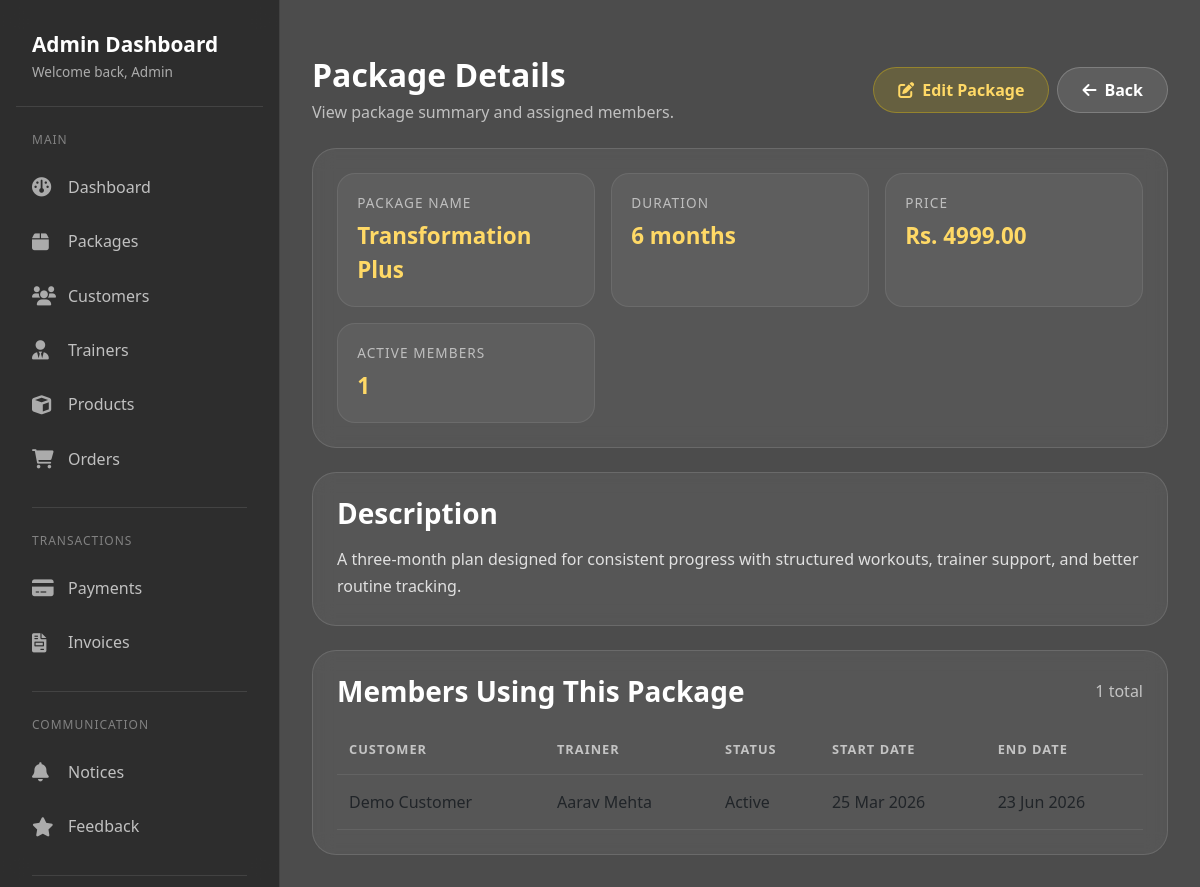
/view_package/10/ (signed in), run on the app's committed database.
### Fit/models.py (models this page shows)
class Package(models.Model):
    name = models.CharField(max_length=100)
    duration_months = models.IntegerField()
    price = models.DecimalField(max_digits=10, decimal_places=2)
    description = models.TextField()

class Membership(models.Model):
    customer = models.ForeignKey(User, on_delete=models.CASCADE)
    package = models.ForeignKey(Package, on_delete=models.CASCADE,default=True)
    trainer = models.ForeignKey(Trainer, on_delete=models.SET_NULL, null=True)
    start_date = models.DateField()
    end_date = models.DateField()
    status = models.CharField(max_length=20)

class User(models.Model):
    ROLE_CHOICES = ( ('admin','Admin'), ('customer','Customer'), ('trainer','Trainer'))
    role = models.CharField(max_length=20, choices=ROLE_CHOICES,null=True,blank=True)
    firstname=models.CharField(max_length=20,blank=True,null=True)
    lastname=models.CharField(max_length=20,blank=True,null=True)
    email=models.EmailField()
    password=models.CharField(max_length=8)
    mobile=models.CharField(max_length=10)
    address=models.CharField(max_length=100)
    state=models.CharField(max_length=20)
    city=models.CharField(max_length=20)
    pincode=models.IntegerField()
    gender=models.CharField(null=True,blank=True)
    profile_pic=models.ImageField(upload_to='customer_images',null=True,blank=True)

class Trainer(models.Model):
    CATEGORY_CHOICES = ( ('gym','Gym'), ('yoga','Yoga'), ('zumba','Zumba'))
    users=models.ForeignKey(User,on_delete=models.CASCADE)
    category=models.CharField(choices=CATEGORY_CHOICES)
    experience_year=models.IntegerField()
    specialization=models.CharField(max_length=200)
    qualification=models.CharField(max_length=100)

### Fit/views.py (the view)
# urls.py: path('view_package/<int:id>/',view_package,name='view_package'),
@admin_required
def view_package(request, id):
    pack = Package.objects.get(id=id)
    memberships = Membership.objects.filter(package=pack).select_related('customer', 'trainer', 'trainer__users')
    return render(request, 'view_package.html', {
        'pack': pack,
        'memberships': memberships,
        'member_count': memberships.count(),
    })

### Fit/context_processors.py (called while the page is built)
def footer_categories(request):
    return {
        'footer_categories': Category.objects.all().order_by('name')[:4]
    }

### Fit/views.py (called while the page is built)
def admin_required(view_func):
    @never_cache
    @wraps(view_func)
    def _wrapped_view(request, *args, **kwargs):
        if request.user.is_authenticated and (request.user.is_staff or request.user.is_superuser):
            return view_func(request, *args, **kwargs)
        if request.session.get('user_role') == 'admin' and request.session.get('admin_login'):
            return view_func(request, *args, **kwargs)
        messages.error(request, 'Please log in as admin to access this page.')
        return redirect('admin_login')
    return _wrapped_view

### Fit/templates/view_package.html (shortened to what this page needs)
﻿{% extends "adminnav.html" %}
{% load static %}
{% block extra_css %}
<link rel="stylesheet" href="{% static 'css/templates/view_package.css' %}">
{% endblock %}
{% block navitems %}
<div class="package-view-wrap">
    <div class="d-flex justify-content-between align-items-center flex-wrap gap-3">
        <div>
            <h2 style="color: white; font-weight: 700; margin: 0;">Package Details</h2>
            <p style="margin: 0.35rem 0 0; color: rgba(255, 255, 255, 0.65);">View package summary and assigned members.</p>
        </div>
        <div class="d-flex gap-2">
            <a href="{% url 'update_package' pack.id %}" class="btn-admin-primary">
                <i class="fas fa-edit me-2"></i>Edit Package
            </a>
            <a href="{% url 'adminpackage' %}" class="btn-admin-secondary">
                <i class="fas fa-arrow-left me-2"></i>Back
            </a>
        </div>
    </div>
    <div class="glass-panel">
        <div class="summary-grid">
            <div class="summary-card">
                <div class="summary-label">Package Name</div>
                <div class="summary-value">{{ pack.name }}</div>
            </div>
            <div class="summary-card">
                <div class="summary-label">Duration</div>
                <div class="summary-value">{{ pack.duration_months }} months</div>
            </div>
            <div class="summary-card">
                <div class="summary-label">Price</div>
                <div class="summary-value">Rs. {{ pack.price }}</div>
            </div>
            <div class="summary-card">
                <div class="summary-label">Active Members</div>
                <div class="summary-value">{{ member_count }}</div>
            </div>
        </div>
    </div>
    <div class="glass-panel">
        <h3 style="font-weight: 700; margin-bottom: 1rem;">Description</h3>
        <p style="margin: 0; line-height: 1.7; color: rgba(255, 255, 255, 0.82);">{{ pack.description }}</p>
    </div>
    <div class="glass-panel">
        <div class="d-flex justify-content-between align-items-center mb-3">
            <h3 style="font-weight: 700; margin: 0;">Members Using This Package</h3>
            <span style="color: rgba(255,255,255,0.65);">{{ member_count }} total</span>
        </div>
        <div class="table-responsive">
            <table class="member-table">
                <thead>
                    <tr>
                        <th>Customer</th>
                        <th>Trainer</th>
                        <th>Status</th>
                        <th>Start Date</th>
                        <th>End Date</th>
                    </tr>
                </thead>
                <tbody>
                    {% for membership in memberships %}
                    <tr>
                        <td>{{ membership.customer.firstname }} {{ membership.customer.lastname }}</td>
                        <td>
                            {% if membership.trainer %}
                                {{ membership.trainer.users.firstname }} {{ membership.trainer.users.lastname }}
                            {% else %}
                                Not Assigned
                            {% endif %}
                        </td>
                        <td>{{ membership.status }}</td>
                        <td>{{ membership.start_date|date:"d M Y" }}</td>
                        <td>{{ membership.end_date|date:"d M Y" }}</td>
                    </tr>
                    {% empty %}
                    <tr>
                        <td colspan="5" style="color: rgba(255,255,255,0.7); text-align: center;">No members are using this package yet.</td>
                    </tr>
                    {% endfor %}
                </tbody>
            </table>
        </div>
    </div>
</div>
{% endblock %}

### Fit/static/css/templates/adminnav.css (style rules this page uses)
body { font-family: 'Segoe UI', Tahoma, Geneva, Verdana, sans-serif; min-height: 100vh; position: relative; background: url('https://images.unsplash.com/photo-1534438327276-14e5300c3a48?ixlib=rb-1.2.1&auto=format&fit=crop&w=1950&q=80') no-repeat center center fixed; background-size: cover; overflow-x: hidden; }
body::before { content: ''; position: fixed; top: 0; left: 0; width: 100%; height: 100%; background: rgba(0, 0, 0, 0.7); z-index: -1; }
.btn-admin-primary { background: rgba(255, 215, 0, 0.15); border: 1px solid rgba(255, 215, 0, 0.3); color: #ffd966; padding: 0.6rem 1.5rem; border-radius: 30px; font-weight: 600; transition: all 0.3s; text-decoration: none; display: inline-block; }
.btn-admin-secondary { background: rgba(255, 255, 255, 0.1); border: 1px solid rgba(255, 255, 255, 0.2); color: white; padding: 0.6rem 1.5rem; border-radius: 30px; font-weight: 600; transition: all 0.3s; text-decoration: none; display: inline-block; }

### Fit/static/css/templates/view_package.css (style rules this page uses)
.glass-panel { background: rgba(255, 255, 255, 0.06); backdrop-filter: blur(10px); border: 1px solid rgba(255, 255, 255, 0.12); border-radius: 24px; padding: 1.5rem; color: white; }
.summary-grid { display: grid; grid-template-columns: repeat(auto-fit, minmax(220px, 1fr)); gap: 1rem; }
.summary-card { background: rgba(255, 255, 255, 0.05); border: 1px solid rgba(255, 255, 255, 0.08); border-radius: 18px; padding: 1.2rem; }
.summary-label { color: rgba(255, 255, 255, 0.6); font-size: 0.85rem; margin-bottom: 0.35rem; text-transform: uppercase; letter-spacing: 0.08em; }
.summary-value { font-size: 1.4rem; font-weight: 700; color: #ffd966; }
.member-table { width: 100%; min-width: 760px; border-collapse: collapse; }
.member-table th, .member-table td { padding: 1rem 0.75rem; border-bottom: 1px solid rgba(255, 255, 255, 0.08); text-align: left; }
.member-table th { color: rgba(255, 255, 255, 0.65); font-size: 0.8rem; text-transform: uppercase; letter-spacing: 0.08em; }

### data on the page
Package: name "Transformation Plus", duration_months "6", price "4999.00", description "A three-month plan designed for consistent progress with structured workouts, trainer support, and better routine tracking."
Membership: customer.firstname "Demo", customer.lastname "Customer", trainer.users.firstname "Aarav", trainer.users.lastname "Mehta", status "Active", start_date "25 Mar 2026", end_date "23 Jun 2026"

### other printed values
{{ member_count }} "1"
